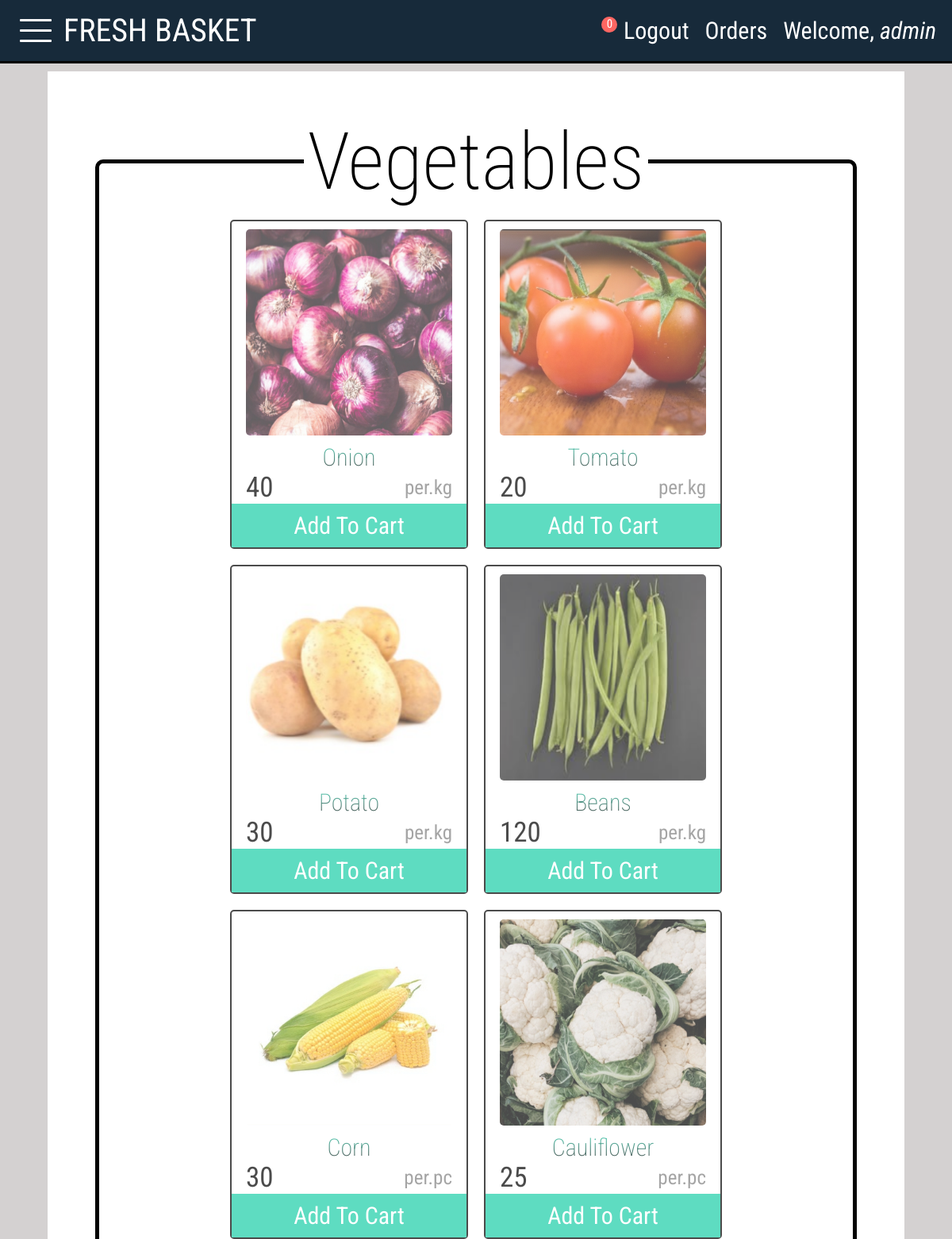
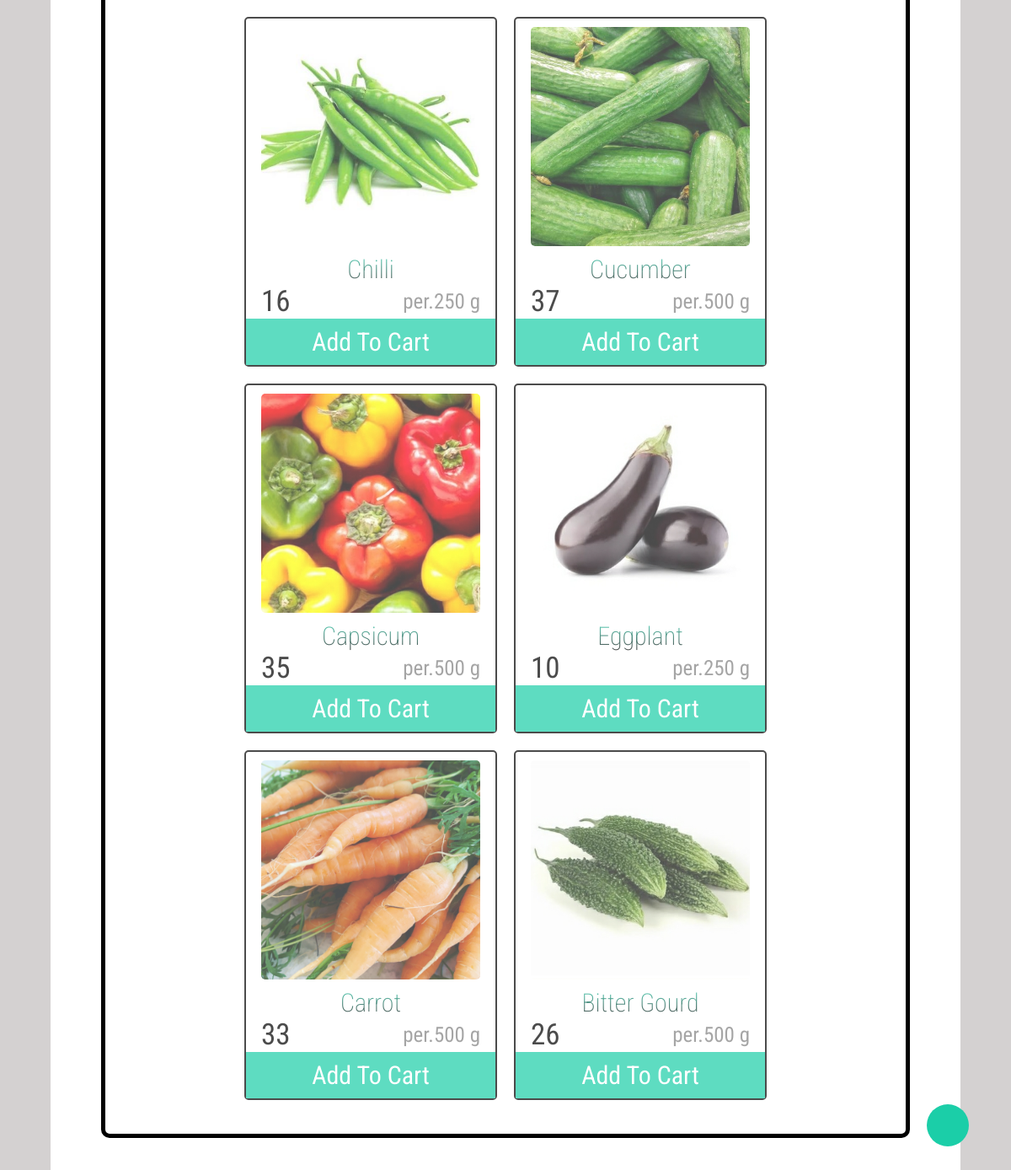
/basket_app/category/vegetables/ (signed in), run on the app's committed database (2 pictures, top to bottom).
### basket_app/models.py (models this page shows, shortened)
class Category(models.Model):
    cname= models.CharField(max_length=256)
    cpic= models.ImageField(upload_to="category_images",null=True,blank=True)
    slug= models.SlugField()

class Product(models.Model):
    pname= models.CharField(max_length=256)
    category= models.ForeignKey("Category",on_delete=models.CASCADE)
    ppic= models.ImageField(upload_to="product_images",null=True)
    price= models.PositiveIntegerField()
    amount= models.CharField(max_length=20)

### basket_app/views.py (the view)
# urls.py: path('category/<slug:slug>/',views.ProductView.as_view(), name='product'),
class ProductView(ListView):
    template_name= 'product.html'
    model= Product
    context_object_name= "prod"
    def get_context_data(self, **kwargs):
        slug= self.kwargs.get("slug")
        category= Category.objects.get(slug=slug)
        products= Product.objects.filter(category=category)
        context= super().get_context_data(**kwargs)
        context["products"]= products
        context["cat"]= Category.objects.all
        context["category"]= category
        context["count"]= Cart.objects.filter(customer= self.request.user).count()
        return context

### templates/product.html (shortened to what this page needs)
{% extends 'base.html' %}
{% block base %}
    <div class="container target">
        <fieldset class="parent">
            <legend class="heading">{{category.cname}}</legend>
            {% for product in products %}
                <div class="child">
                    <img src="{{product.ppic.url}}" class="prodpic">
                    <h1 class="product-heading">{{product.pname}}</h1>
                    <div class="sub-sec">
                        <div class="price-sec">
                            <p class="price">{{product.price}}</p>
                        </div>
                        <p class="amount">per.{{product.amount}}</p>
                    </div>
                    <a href="{% url 'basket_app:add-to-cart' pk=product.pk %}" class="btn-container">
                        <button class="add-btn">Add To Cart</button>
                    </a>
                </div>
            {% endfor %}
        </fieldset>
        <a href="#home" class="scroll-up-btn">
        </a>
    </div>
{% endblock %}

### templates/base.html (shortened to what this page needs)
{% load static %}
<!DOCTYPE html>
<html lang="en">
    <head>
        <link rel="stylesheet" href= "{% static 'css/basket.css' %}">
        <link rel="stylesheet" href="https://cdnjs.cloudflare.com/ajax/libs/font-awesome/5.15.3/css/all.min.css"integrity="sha512-iBBXm8fW90+nuLcSKlbmrPcLa0OT92xO1BIsZ+ywDWZCvqsWgccV3gFoRBv0z+8dLJgyAHIhR35VZc2oM/gI1w=="crossorigin="anonymous" />
    </head>
    <body>
        <div class="taskbar" id="home">
            <div class="part-1">
                {% if user.is_authenticated %}
                    <div class="menu">
                        <div class="line-1 line target"></div>
                        <div class="line-2 line"></div>
                        <div class="line-3 line target"></div>
                    </div>
                    <a href="{% url 'index' %}"class="logo-name">FRESH BASKET</a>
                {% else %}
                    <a href="{% url 'index' %}"class="logo-name">FRESH BASKET</a>
                {% endif %}
            </div>
            <div class="part-2">
                {% if user.is_authenticated %}
                    <div class="cart-sec">
                        <a href="{% url 'basket_app:cart' %}"></a>
                        <div class="circle">{{count}}</div>
                    </div>
                    <a class="tb-link" href="{% url 'basket_app:logout' %}">Logout</a>
                    <a class="tb-link" href="{% url 'basket_app:order' %}">Orders</a>
                    <p class="tb-link">Welcome, <span class="italic">{{user.username}}</span></p>
                {% else %}
                    <a class="tb-link" href="{% url 'basket_app:login' %}">Login</a>
                    <a class="tb-link" href="{% url 'sign_up' %}">SIGN UP</a>
                {% endif %}
            </div>
        </div>
        {% block base %}
        {% endblock %}
    </body>
</html>

### static/css/basket.css (style rules this page uses)
* { margin: 0; padding: 0; text-decoration: none; color: white; box-sizing: border-box; font-family: 'Roboto Condensed', sans-serif; border: none; list-style-type: none; }
html { font-size: 62.5%; background-color: rgb(212, 209, 209); scroll-behavior: smooth; }
:root { --darkblue: #172A3A; --lightblue: #1bcea8; --lightgreen: rgb(118, 187, 14); }
.container { display: flex; flex-direction: column; align-items: center; justify-content: center; background-color: white; width: 90vw; height: 100%; margin: 1rem auto; padding: 5rem; transition: all 0.5s; }
.cart-sec { position:relative; }
.circle { background-color: #ff6662; border-radius: 100px; color: white; text-align: center; position: absolute; font-size: 1.5rem; width: 2rem; height: 2rem; top: 0rem; right: -0.25rem; }
.taskbar { width: 100%; height: 8rem; border-bottom: black solid; background-color: var(--darkblue); font-size: 3rem; position: relative; display: flex; justify-content: space-between; align-items: center; padding: 1rem 1rem; z-index: 200; }
.tb-link { padding: 1rem; }
.part-1 { display: flex; align-items: center; justify-content: center; }
.part-2 { display: flex; align-items: center; justify-content: center; }
.logo-name { font-size: 4rem; }
.menu { height: 7rem; width: 7rem; cursor: pointer; display: flex; flex-direction: column; align-items: center; justify-content: center; }
.line { width: 4rem; height: 0.3rem; background-color: white; margin: 0.5rem; border-radius: 1px; transition: all 0.3s; }
::placeholder { color: white; }
.italic { font-style: italic; }
.parent { width: 80vw; border: black 5px solid; display: flex; flex-wrap: wrap; align-items: center; justify-content: center; border-radius: 10px; padding-bottom: 3rem; }
.child { width: 30rem; height: auto; border: black 2px solid; border-radius: 5px; margin: 1rem; display: flex; flex-direction: column; align-items: center; justify-content: center; background-color: white; opacity: 0.7; transition: all 0.5s; }
.heading { text-align: center; color: black; font-size: 10rem; font-weight: 200; padding: 0.5rem; }
.product-heading { text-align: center; font-size: 5rem; font-weight: 200; font-size: 3rem; background: -webkit-linear-gradient(var(--lightblue),black); -webkit-background-clip: text; -webkit-text-fill-color: transparent; }
.btn-container { width: 100%; }
.add-btn { background-color: var(--lightblue); color: white; font-size: 3rem; width: 100%; padding: 1rem; cursor: pointer; }
.prodpic { width: 28rem; height: 28rem; padding: 1rem; border-radius: 15px; }
.sub-sec { width: 26rem; display:flex; flex-direction: row; align-items: center; justify-content: space-between; }
.price { color: black; font-size: 3.5rem; }
.price-sec { display: flex; flex-direction: row; align-items: baseline; justify-content: center; }
.amount { color: grey; font-size: 2.5rem; }
.scroll-up-btn { width: 5rem; height: 5rem; border-radius: 50%; background-color: var(--lightblue); position: fixed; bottom: 5rem; right: 5rem; font-size: 1.6rem; color: #fff; display: flex; align-items: center; justify-content: center; transition: all 0.5s; }

### data on the page
Category: cname "Vegetables"
Product: ppic (picture), pname "Onion", price "40", amount "kg"
Product: ppic (picture), pname "Tomato", price "20", amount "kg"
Product: ppic (picture), pname "Potato", price "30", amount "kg"
Product: ppic (picture), pname "Beans", price "120", amount "kg"
Product: ppic (picture), pname "Corn", price "30", amount "pc"
Product: ppic (picture), pname "Cauliflower", price "25", amount "pc"
Product: ppic (picture), pname "Chilli", price "16", amount "250 g"
Product: ppic (picture), pname "Cucumber", price "37", amount "500 g"
Product: ppic (picture), pname "Capsicum", price "35", amount "500 g"
Product: ppic (picture), pname "Eggplant", price "10", amount "250 g"
Product: ppic (picture), pname "Carrot", price "33", amount "500 g"
Product: ppic (picture), pname "Bitter Gourd", price "26", amount "500 g"

### other printed values
{{ count }} "0"
{{ user.username }} "admin"
